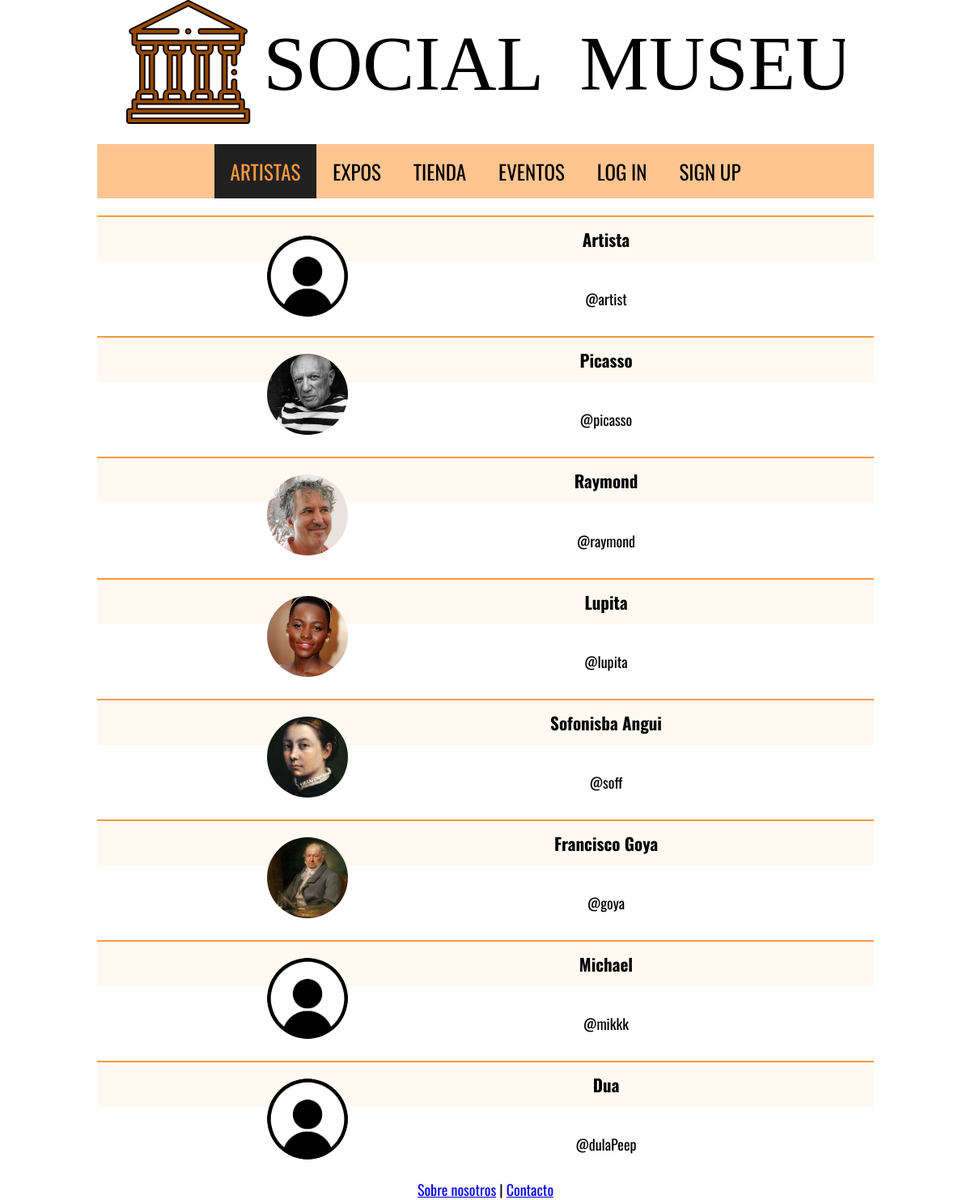
/artistas.php, run on the app's committed database.
### tables this page shows
CREATE TABLE `usuarios` (
  `id` int(11) NOT NULL,
  `nick` varchar(40) NOT NULL,
  `nombre` varchar(15) NOT NULL,
  `password` varchar(255) NOT NULL,
  `rol` varchar(10) NOT NULL,
  `premium` tinyint(1) NOT NULL DEFAULT 0,
  `avatar` tinyint(1) NOT NULL DEFAULT 0
);

### includes/config.php (called while the page is built, shortened)
<?php
spl_autoload_register(function ($class) {
    $prefix = 'es\\ucm\\fdi\\aw\\';
    $base_dir = __DIR__ . '/';
    $len = strlen($prefix);
    $relative_class = substr($class, $len);
    $file = $base_dir . str_replace('\\', '/', $relative_class) . '.php';
});

### includes/Usuario.php (called while the page is built, shortened)
<?php
class Usuario
{
	private $id;
    private $nombre;
	 private function __construct($nick, $nombre, $password, $rol, $premium)
    {
        $this->nombre = $nombre;
    }
	public function id(){return $this->id;}
	public function nombre(){return $this->nombre;}
	public static function buscaUsuario($nick)
    {
        $app = Aplicacion::getInstance();
        $conn = $app->conexionBd();
        $query = sprintf("SELECT * FROM Usuarios U WHERE U.nick = '%s'", $conn->real_escape_string($nick));
        $rs = $conn->query($query);
        $result = false;
        if ($rs) {
            if ( $rs->num_rows == 1) {
                $fila = $rs->fetch_assoc();
                $user = new Usuario($fila['nick'], $fila['nombre'], $fila['password'], $fila['rol'], $fila['premium']);
                $user->avatar = $fila['avatar'];
				$user->id = $fila['id'];
                $result = $user;
            }
        } else {
            echo "Error al consultar en la BD: (" . $conn->errno . ") " . utf8_encode($conn->error);
            exit();
        }
        return $result;
    }
	public static function todosArtistas(){
        $query = sprintf("SELECT nick FROM Usuarios WHERE rol = 'artist'");
        $artistas = self:: consulta($query);
		return $artistas;
	}
	private static function consulta($query){
		$app = Aplicacion::getInstance();
        $conn = $app->conexionBd();
        $rs = $conn->prepare($query);
        $rs->execute();
		return $rs->get_result();
	}
}

### includes/MostradorArtistas.php (the view, shortened to what this page needs)
<?php
class MostradorArtistas{
    public function muestra(){
		$artistas = Usuario::todosArtistas();
        $filas = $artistas->num_rows;
        $html = "";
        if($filas == 0){
            $html = <<<EOF
                <p> ¡No hay artistas! </p>
            EOF;
        }
        else{
            foreach($artistas as $artista){
                $nick = $artista['nick'] ?? null;
                $artista = self::muestraArtista($nick);
                $html .= <<<EOF
                <a href="perfilArtista.php?artist=$nick">$artista</a>
             EOF;
                }
            }
            return $html;
        }
	public function muestraArtista($nick){
		$artista = Usuario::buscaUsuario($nick);
		$path = "img/avatares/".$artista->id().".jpg";
        if(!file_exists($path)){
            $path = "img/avatares/no_avatar.jpg";
        }
        $nombre = $artista->nombre();
        $html = "";
        $html .= <<<EOF
            <img id="avatar" src=$path>
            <h3>$nombre</h3>
            <p>@$nick </p>
            EOF;
        return $html;
	}
}
?>

### css/estilo.css (style rules this page uses)
html { overflow-y:scroll; }
body { margin:0 auto; padding:0; font-size:18px; font-family: 'Oswald', sans-serif, "Times New Roman", Times, serif; color:#000000; width: 960px; }
#avatar { width: 100px; height: 100px; border-radius: 50%; object-fit: cover; }
.tarjetasArtistas a { color: #000000; text-decoration: none; }
.tarjetasArtistas a h3, .tarjetasArtistas a p { padding: 12px; }
.tarjetasArtistas a h3 { border-top: #ff9a40 2px solid; background-color:#fff9f2; }
.tarjetasArtistas img#avatar { margin-top: 25px; margin-left: 210px; float: left; }
.tarjetasArtistas a h3, .tarjetasArtistas a h3:hover { -webkit-transition: all .5s ease-in-out; }

### data on the page
usuarios: nombre "Artista", nick "artist"
usuarios: shows a picture, nombre "Picasso", nick "picasso"
usuarios: shows a picture, nombre "Raymond", nick "raymond"
usuarios: shows a picture, nombre "Lupita", nick "lupita"
usuarios: shows a picture, nombre "Sofonisba Angui", nick "soff"
usuarios: shows a picture, nombre "Francisco Goya", nick "goya"
usuarios: nombre "Michael", nick "mikkk"
usuarios: nombre "Dua", nick "dulaPeep"
